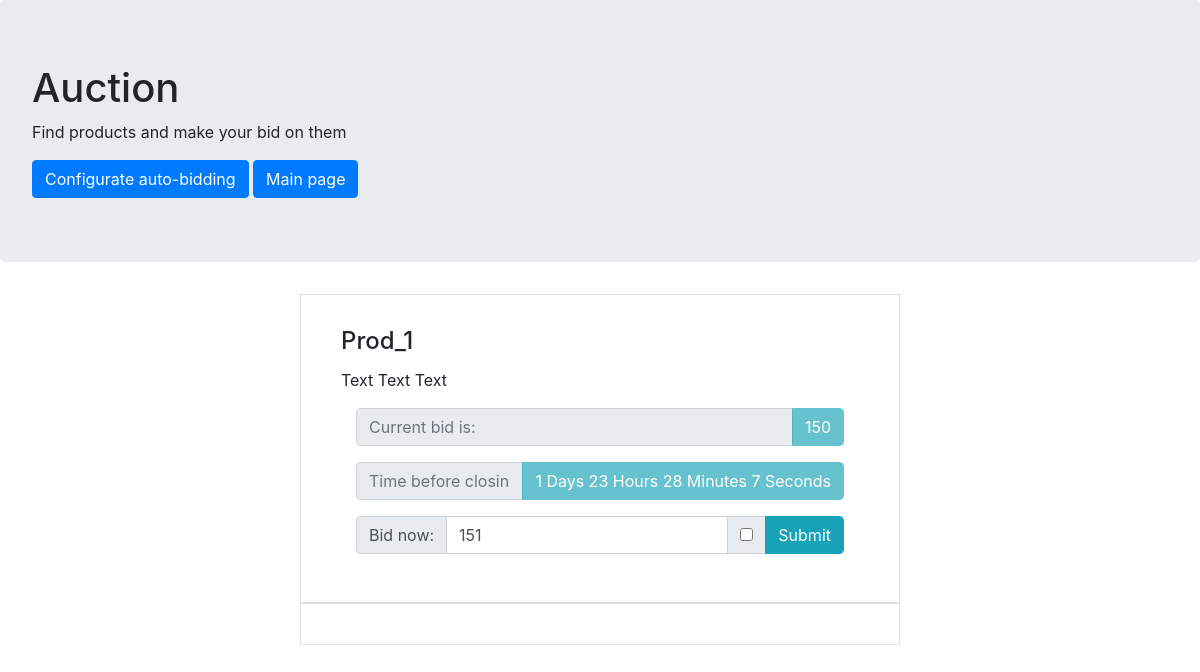
Screenshot of /1 (signed in) with the database file from the repository.
### home_page/models.py (models this page shows)
class Product(models.Model):
    title = models.CharField(max_length=255)
    description = models.TextField()
    current_bid = models.IntegerField(default=15)
    close_date = models.DateTimeField(default=set_close_date)

### home_page/views.py (the view)
# urls.py: path('<int:pk>', views.ProductView.as_view()),
class ProductView(LoginRequiredMixin, DetailView):
    model = Product
    template_name = "product.html"
    context_object_name = "product"
    def get_context_data(self, **kwargs):
        context = super().get_context_data(**kwargs)
        context['highest_bid'] = settings.HIGHEST_BID
        return context

### templates/product.html (shortened to what this page needs)
<!DOCTYPE html>
<html lang="en">
<head>
    <link rel="stylesheet" href="https://maxcdn.bootstrapcdn.com/bootstrap/4.5.2/css/bootstrap.min.css">
    {% load static %}
</head>
<body>
    <div class="jumbotron">
        <h1>Auction</h1>
        <p>Find products and make your bid on them</p>
        <a class="btn btn-primary" href="/autobid"> Configurate auto-bidding</a>
        <a class="btn btn-primary" href="/"> Main page  </a>
    </div>
    <div class="d-flex justify-content-center">
        <div class="card list-group-item w-50 d-flex">
            <div class="card-body">
                <h4 class="card-title"> {{ product.title }} </h4>
                <p class="card-text"> {{ product.description }} </p>
                <div class="container input-group mb-3">
                    <input disabled
                           type="text"
                           class="form-control"
                           placeholder="Current bid is:">
                    <div class="input-group-append">
                        <button disabled
                                class="btn btn-info form-control current-bid"
                                id="product-bid"> {{ product.current_bid }}
                        </button>
                    </div>
                </div>
                <div class="container input-group mb-3">
                    <input disabled
                           type="text"
                           class="form-control"
                           placeholder="Time before closing:">
                    <div class="input-group-append">
                        <button disabled
                                class="btn btn-info form-control current-bid"
                                id="close-date"> {{ product.close_date|date:'Y-m-d H:i' }}
                        </button>
                    </div>
                </div>
                <div class="container input-group mb-3">
                    <div class="input-group-prepend">
                        <span class="input-group-text"> Bid now: </span>
                    </div>
                    <input id="input-bid"
                            type="number"
                            class="form-control"
                            min="{{ product.current_bid|add:1 }}"
                            max="{{ highest_bid }}"
                            value="{{ product.current_bid|add:1 }}">
                    <div class="input-group-append">
                        <div class="input-group-text" title="Auto-bidding">
                            <input type="checkbox" id="auto-bid">
                        </div>
                        <input type="button"
                               id="submit-bid"
                               class="btn btn-info form-control current-bid"
                               value="Submit">
                    </div>
                </div>
            </div>
        </div>
    </div>
    <div class="d-flex justify-content-center">
        <div class="card list-group-item w-50 d-flex">
        </div>
    </div>
</body>
</html>

### rows the page displays
Product: title "Prod_1", description "Text Text Text", current_bid "150", current_bid|add "151"
